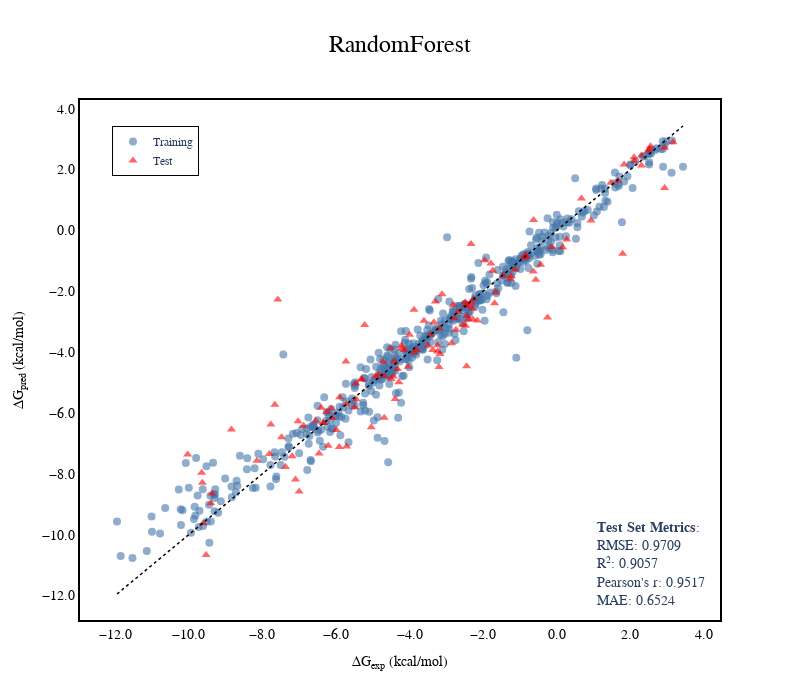

This figure's notebook cell:
### Code cell
# Define colors and symbols
colors = {"train": "#4477AA", "test": "#FF0000"}
symbols = {"train": "circle", "test": "triangle-up"}

# Iterate through models and create separate plots
for i, (name, model) in enumerate(final_models.items(), 1):
    # Create a new figure for each model
    fig = go.Figure()

    # Add traces for training data
    fig.add_trace(
        go.Scatter(
            x=y_train,
            y=predictions[name]["train"],
            mode="markers",
            name="Training",
            marker=dict(
                size=8, color=colors["train"], symbol=symbols["train"], opacity=0.6
            ),
        )
    )

    # Add traces for test data
    fig.add_trace(
        go.Scatter(
            x=y_test,
            y=predictions[name]["test"],
            mode="markers",
            name="Test",
            marker=dict(
                size=8, color=colors["test"], symbol=symbols["test"], opacity=0.6
            ),
        )
    )

    # Add diagonal line (y=x) for reference
    fig.add_trace(
        go.Scatter(
            x=[min(y_train.min(), y_test.min()), max(y_train.max(), y_test.max())],
            y=[min(y_train.min(), y_test.min()), max(y_train.max(), y_test.max())],
            mode="lines",
            name="y=x",
            showlegend=False,
            line=dict(color="#000000", dash="dot", width=1.5),
        )
    )

    # Add plot title
    fig.update_layout(
        title=dict(
            text=name,
            font=dict(size=24, family="Arial Black", color="black"),
            x=0.5,
            y=0.95,
        )
    )

    # Add evaluation metrics
    test_metrics = metrics[name]["test"]
    metrics_text = (
        f"<b>Test Set Metrics</b>:<br>"
        f"RMSE: {test_metrics[0]:.4f}<br>"
        f"R²: {test_metrics[2]:.4f}<br>"
        f"Pearson's r: {test_metrics[3]:.4f}<br>"
        f"MAE: {test_metrics[1]:.4f}"
    )
    fig.add_annotation(
        x=0.98,
        y=0.02,
        xref="paper",
        yref="paper",
        xanchor="right",
        yanchor="bottom",
        text=metrics_text,
        showarrow=False,
        font=dict(size=14, family="Arial Black"),
        align="left",
        bgcolor="white",
    )

    # Update layout
    fig.update_layout(
        height=700,
        width=800,
        legend=dict(
            font=dict(size=12, family="Arial Black"),
            x=0.05,  # Changed from 0.5 to 0.05
            y=0.95,  # Changed from -0.15 to 0.95
            xanchor="left",  # Changed from "center" to "left"
            yanchor="top",
            orientation="v",  # Changed from "h" to "v"
            bgcolor="rgba(255, 255, 255, 0.7)",
            bordercolor="Black",
            borderwidth=1,
        ),
        plot_bgcolor="white",
        font=dict(family="Arial Black"),
    )

    # Update axes
    fig.update_xaxes(
        title_text="ΔG<sub>exp</sub> (kcal/mol)",
        title_font=dict(size=14, family="Arial Black", color="black"),
        tickfont=dict(size=14, family="Arial Black", color="black"),
        tickformat=".1f",
        showgrid=False,
        zeroline=False,
        linecolor="black",
        linewidth=2,
        mirror=True,
    )
    fig.update_yaxes(
        title_text="ΔG<sub>pred</sub> (kcal/mol)",
        title_font=dict(size=14, family="Arial Black", color="black"),
        tickfont=dict(size=14, family="Arial Black", color="black"),
        tickformat=".1f",
        showgrid=False,
        zeroline=False,
        linecolor="black",
        linewidth=2,
        mirror=True,
    )

    fig.show()

    # fig.write_html(f"plots/{name.replace(' ', '_').lower()}_plot.html")
    fig.write_image(f"plots/residuals/{name.replace(' ', '_').lower()}_plot.png")

### Figure 1 — Plotly figure (JSON) as saved in the notebook; plotly's stock layout.template omitted (floating-point values rounded to 4 significant figures; data arrays with more than 128 entries replaced by an {"elided": "..."} marker saying what was removed)
{"data": [{"marker": {"color": "#4477AA", "opacity": 0.6, "size": 8, "symbol": "circle"}, "mode": "markers", "name": "Training", "type": "scatter", "x": {"elided": "499 float values"}, "y": {"elided": "499 float values"}}, {"marker": {"color": "#FF0000", "opacity": 0.6, "size": 8, "symbol": "triangle-up"}, "mode": "markers", "name": "Test", "type": "scatter", "x": {"elided": "129 float values"}, "y": {"elided": "129 float values"}}, {"line": {"color": "#000000", "dash": "dot", "width": 1.5}, "mode": "lines", "name": "y=x", "showlegend": false, "type": "scatter", "x": [-11.95, 3.43], "y": [-11.95, 3.43]}], "layout": {"annotations": [{"align": "left", "bgcolor": "white", "font": {"family": "Arial Black", "size": 14}, "showarrow": false, "text": "<b>Test Set Metrics</b>:<br>RMSE: 0.9709<br>R²: 0.9057<br>Pearson's r: 0.9517<br>MAE: 0.6524", "x": 0.98, "xanchor": "right", "xref": "paper", "y": 0.02, "yanchor": "bottom", "yref": "paper"}], "font": {"family": "Arial Black"}, "height": 700, "legend": {"bgcolor": "rgba(255, 255, 255, 0.7)", "bordercolor": "Black", "borderwidth": 1, "font": {"family": "Arial Black", "size": 12}, "orientation": "v", "x": 0.05, "xanchor": "left", "y": 0.95, "yanchor": "top"}, "plot_bgcolor": "white", "title": {"font": {"color": "black", "family": "Arial Black", "size": 24}, "text": "RandomForest", "x": 0.5, "y": 0.95}, "width": 800, "xaxis": {"linecolor": "black", "linewidth": 2, "mirror": true, "showgrid": false, "tickfont": {"color": "black", "family": "Arial Black", "size": 14}, "tickformat": ".1f", "title": {"font": {"color": "black", "family": "Arial Black", "size": 14}, "text": "ΔG<sub>exp</sub> (kcal/mol)"}, "zeroline": false}, "yaxis": {"linecolor": "black", "linewidth": 2, "mirror": true, "showgrid": false, "tickfont": {"color": "black", "family": "Arial Black", "size": 14}, "tickformat": ".1f", "title": {"font": {"color": "black", "family": "Arial Black", "size": 14}, "text": "ΔG<sub>pred</sub> (kcal/mol)"}, "zeroline": false}}}
